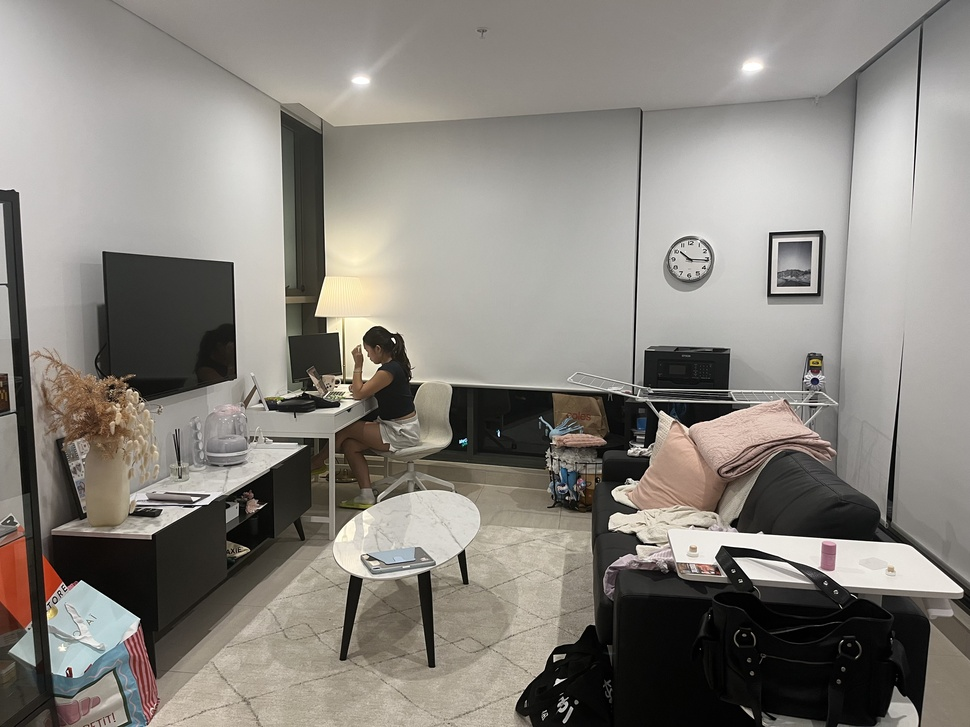
#> input picture testImgs/IMG_5248.JPG, 970 x 727 px, shrunk from 4032 x 3024 before the run, given in place of the camera
$ python test1.py
#> lines starting #> are read from the running program, lines starting #| are printed output that depends on the picture; after the words box and inside, x2 and y2 are one past the last pixel; in counts of white or black regions, pixels touching at a corner belong together
# periphery_mask_webcam.py
# pip install opencv-python

import cv2
import numpy as np

# ---- Fixed trapezium (normalized 0..1) ----
TRAP = dict(
    cx=0.5,      # horizontal center of trapezium
    y_top=0.25,  # top edge (fraction from top)
    y_bot=1,  # bottom edge (must be > y_top)
    w_top=0.25,  # width fraction at top
    w_bot=1,  # width fraction at bottom
)

def clamp(v, lo, hi):
    return max(lo, min(hi, v))

def trap_points(h, w, p=TRAP):
    cx = p["cx"] * w
    y_top = p["y_top"] * h
    y_bot = p["y_bot"] * h
    half_top = 0.5 * p["w_top"] * w
    half_bot = 0.5 * p["w_bot"] * w
    tl = (int(clamp(cx - half_top, 0, w-1)), int(clamp(y_top, 0, h-1)))
    tr = (int(clamp(cx + half_top, 0, w-1)), int(clamp(y_top, 0, h-1)))
    br = (int(clamp(cx + half_bot, 0, w-1)), int(clamp(y_bot, 0, h-1)))
    bl = (int(clamp(cx - half_bot, 0, w-1)), int(clamp(y_bot, 0, h-1)))
    return np.array([tl, tr, br, bl], dtype=np.int32)

def mask_trapezium_out(frame, poly, blackout_alpha=0.75):
    """Return two views:
       1) overlay_view: frame with the trapezium darkened (masked out)
       2) periphery_only: everything outside the trapezium, inside is removed
    """
    h, w = frame.shape[:2]
    # Binary mask where trapezium == 255 (inside), outside == 0
    trap_mask = np.zeros((h, w), dtype=np.uint8)
    cv2.fillPoly(trap_mask, [poly], 255)

    # ---- 1) Darken the trapezium region on the original frame
    overlay = frame.copy()
    black = np.zeros_like(frame)
    # Blend only inside the trapezium
    mask_3 = cv2.merge([trap_mask, trap_mask, trap_mask]) / 255.0
    overlay = (frame * (1 - mask_3 * blackout_alpha) + black * (mask_3 * blackout_alpha)).astype(np.uint8)

    # Draw a border for clarity
    cv2.polylines(overlay, [poly], isClosed=True, color=(0, 0, 0), thickness=2)

    # ---- 2) Periphery-only view (keep outside, remove inside)
    periphery_mask = cv2.bitwise_not(trap_mask)  # 255 outside, 0 inside
    periphery_only = cv2.bitwise_and(frame, frame, mask=periphery_mask)

    return overlay, periphery_only

def main():
    cap = cv2.VideoCapture(0)
    if not cap.isOpened():
        # Try a secondary index (some laptops use 1)
        cap = cv2.VideoCapture(1)
        if not cap.isOpened():
            raise RuntimeError("Cannot open webcam.")

    while True:
        ok, frame = cap.read()
#> frame is the input picture: shape (727, 970, 3); mean B, G, R 125.3, 131.7, 135.9
        if not ok:
            break

        h, w = frame.shape[:2]
        poly = trap_points(h, w)
        overlay, periphery = mask_trapezium_out(frame, poly, blackout_alpha=0.75)
#> in mask_trapezium_out, `cv2.fillPoly(trap_mask, [poly], 255)`:
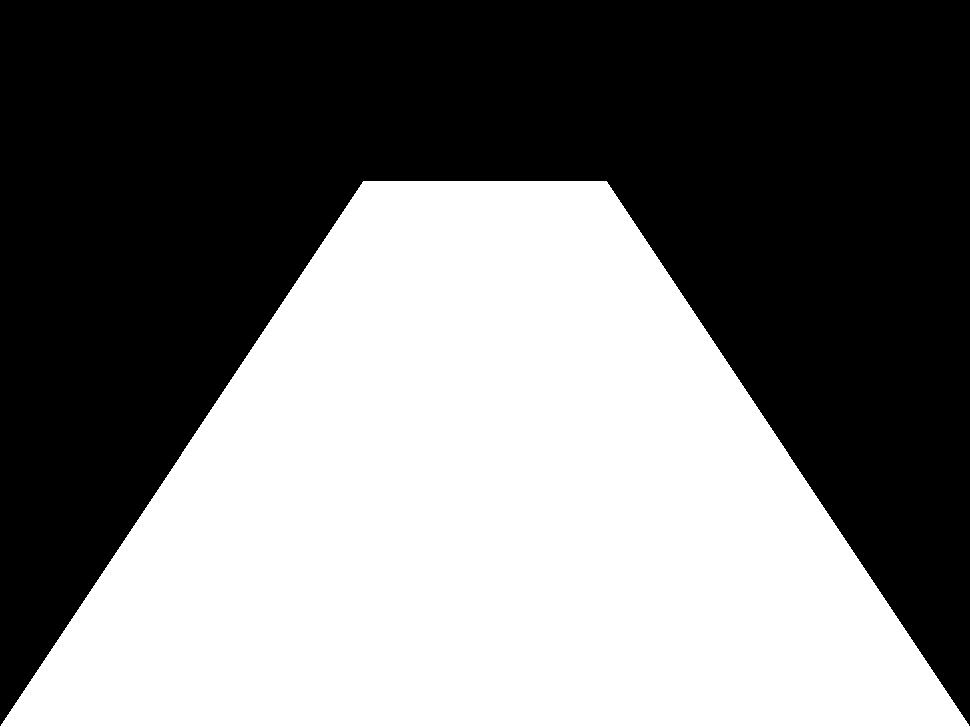
#> trap_mask: shape (727, 970); 47% white; 1 white region, box (x1, y1, x2, y2) and area: (0, 181, 970, 727) 331422
#> in mask_trapezium_out, `overlay = (frame * (1 - mask_3 * blackout_alpha) + black * (mask_3 * b..`:
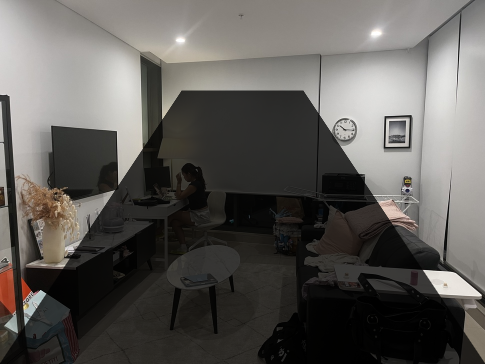
#> overlay: shape (727, 970, 3) (shown at 1/2 size); mean B, G, R 87.5, 91, 93.6
#> in mask_trapezium_out, `cv2.polylines(overlay, [poly], isClosed=True, color=(0, 0, 0), thickne..`:
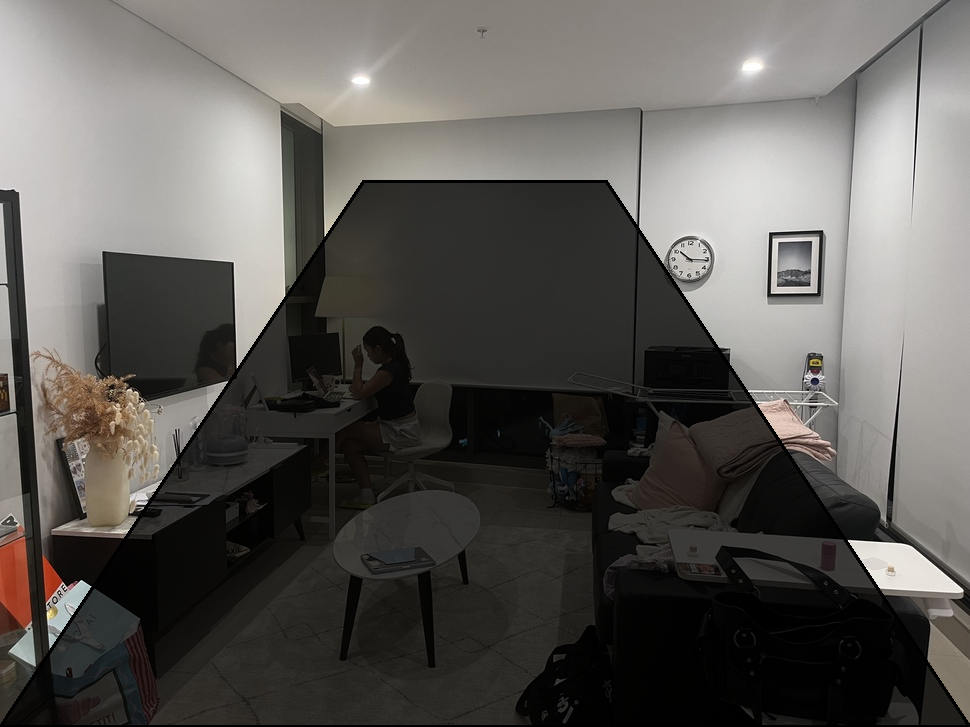
#> overlay: shape (727, 970, 3); 0.98% of pixels changed, all inside (x1, y1, x2, y2) = (0, 180, 970, 727)
#> in mask_trapezium_out, `periphery_only = cv2.bitwise_and(frame, frame, mask=periphery_mask)`:
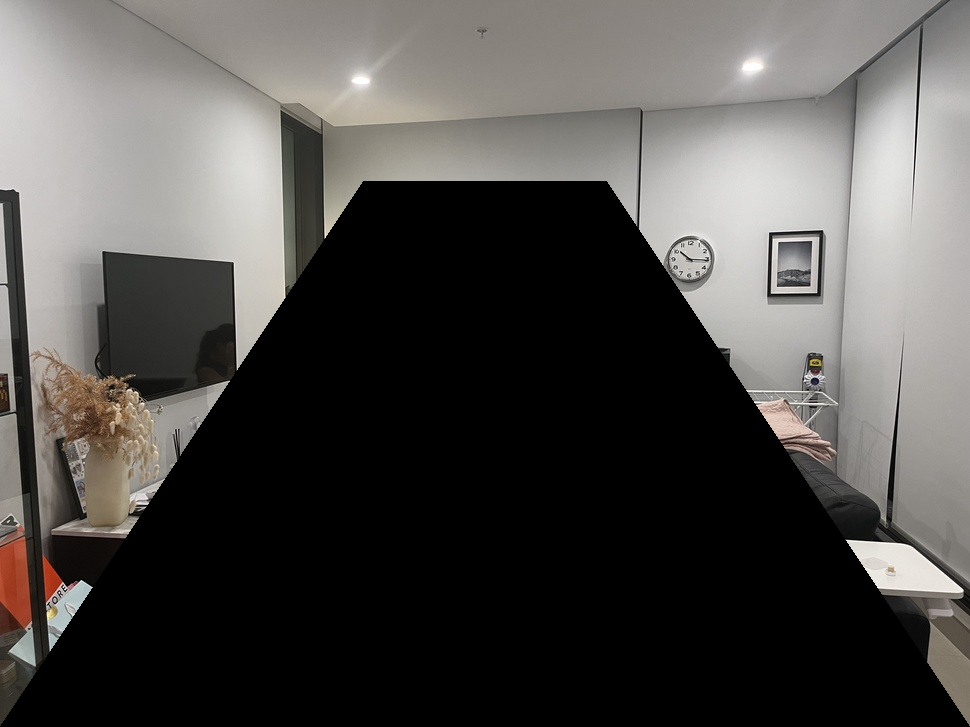
#> periphery_only: shape (727, 970, 3); mean B, G, R 75.2, 77.7, 79.8

        cv2.imshow("Frame (Trapezium masked out)", overlay)
        cv2.imshow("Periphery only (outside trapezium)", periphery)

        # Quit with ESC or q
        key = cv2.waitKey(1) & 0xFF
#> (key q is pressed here)
        if key in (27, ord('q'), ord('Q')):
            break

    cap.release()
    cv2.destroyAllWindows()

if __name__ == "__main__":
    main()

$ run again, on testImgs/IMG_5249.JPG
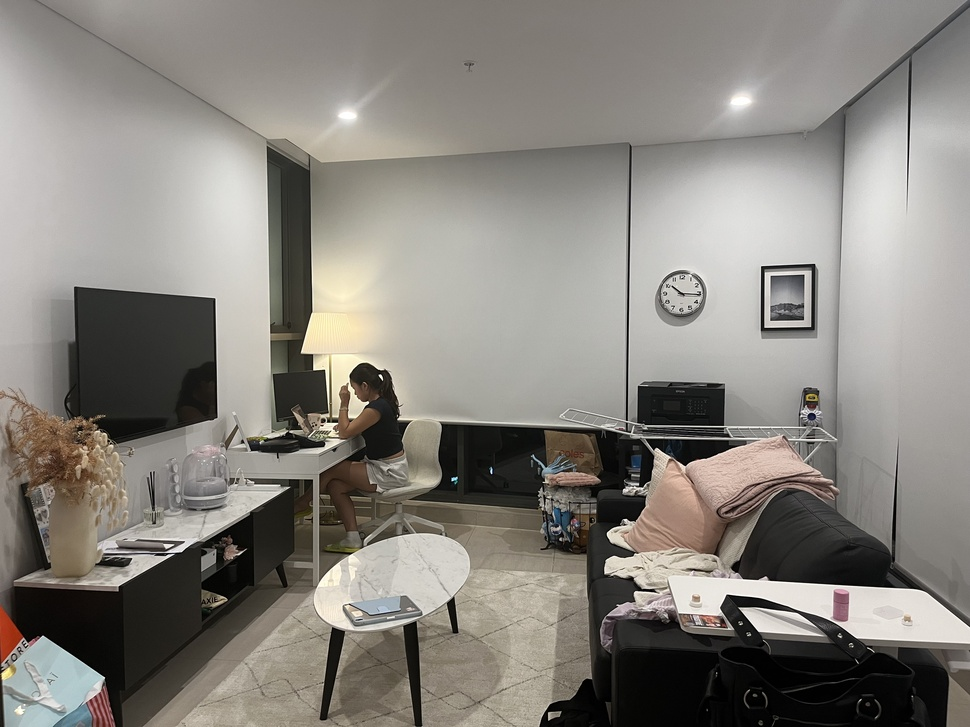
#> input picture testImgs/IMG_5249.JPG, 970 x 727 px, shrunk from 4032 x 3024 before the run, given in place of the camera
#> in main, frame is the input picture: shape (727, 970, 3); mean B, G, R 125.4, 131.6, 135.5
#> trap_mask: shape (727, 970); 47% white; 1 white region, box (x1, y1, x2, y2) and area: (0, 181, 970, 727) 331422
#> in mask_trapezium_out, `cv2.polylines(overlay, [poly], isClosed=True, color=(0, 0, 0), thickne..`:
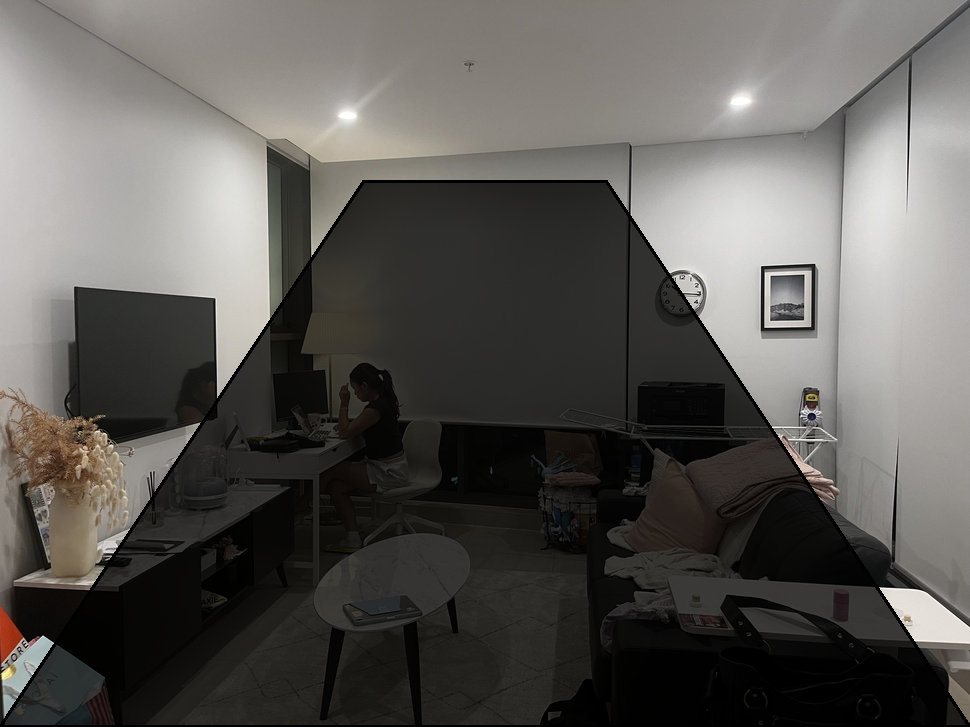
#> overlay: shape (727, 970, 3); mean B, G, R 86.6, 90, 92.3
#> in mask_trapezium_out, `periphery_only = cv2.bitwise_and(frame, frame, mask=periphery_mask)`:
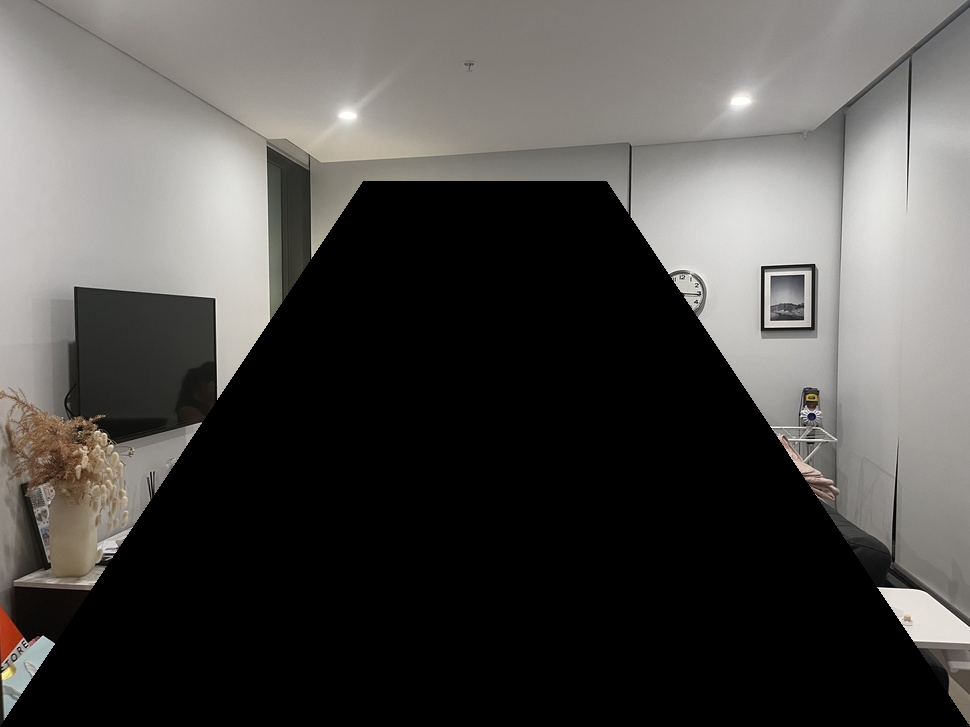
#> periphery_only: shape (727, 970, 3); mean B, G, R 74.6, 77.1, 78.9

$ run again, on testImgs/IMG_5250.JPG
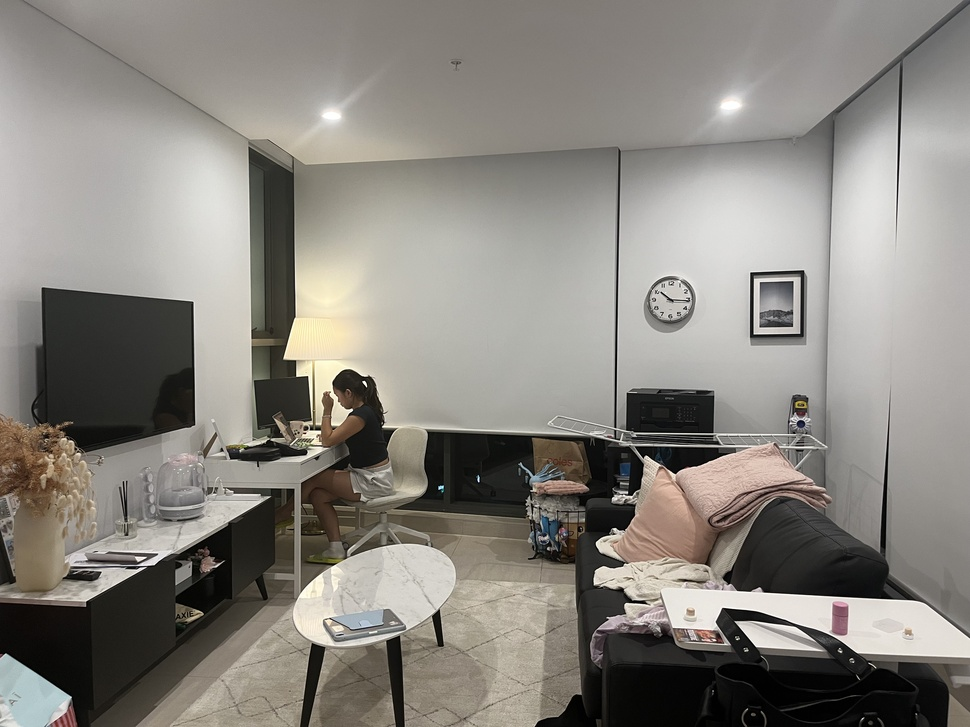
#> input picture testImgs/IMG_5250.JPG, 970 x 727 px, shrunk from 4032 x 3024 before the run, given in place of the camera
#> in main, frame is the input picture: shape (727, 970, 3); mean B, G, R 126.8, 133.2, 136.9
#> trap_mask: shape (727, 970); 47% white; 1 white region, box (x1, y1, x2, y2) and area: (0, 181, 970, 727) 331422
#> in mask_trapezium_out, `cv2.polylines(overlay, [poly], isClosed=True, color=(0, 0, 0), thickne..`:
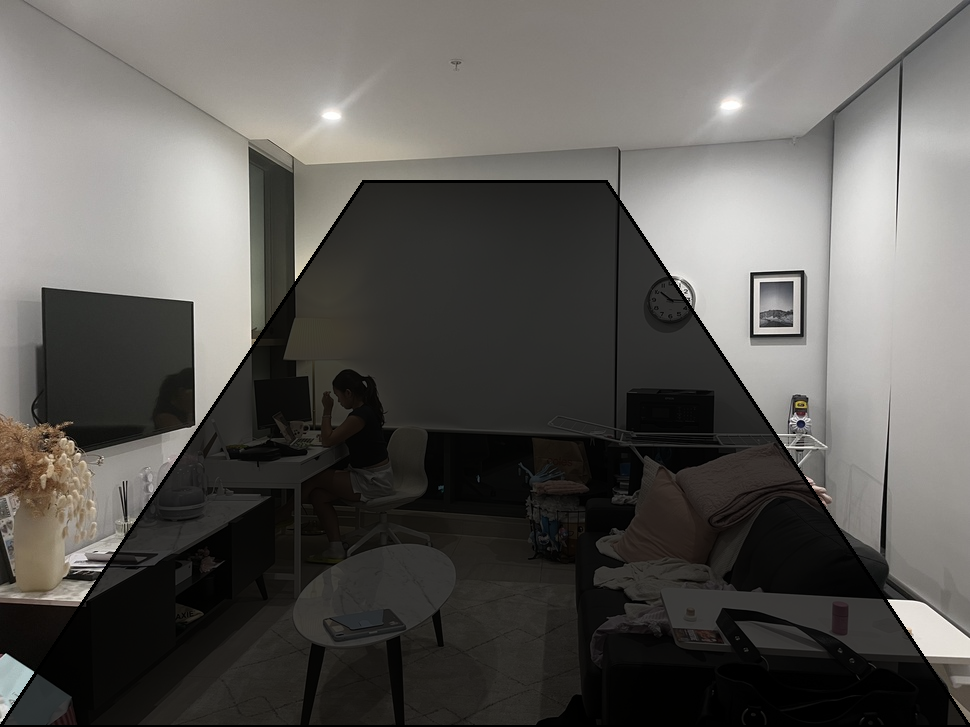
#> overlay: shape (727, 970, 3); mean B, G, R 87.1, 90.6, 92.7
#> in mask_trapezium_out, `periphery_only = cv2.bitwise_and(frame, frame, mask=periphery_mask)`:
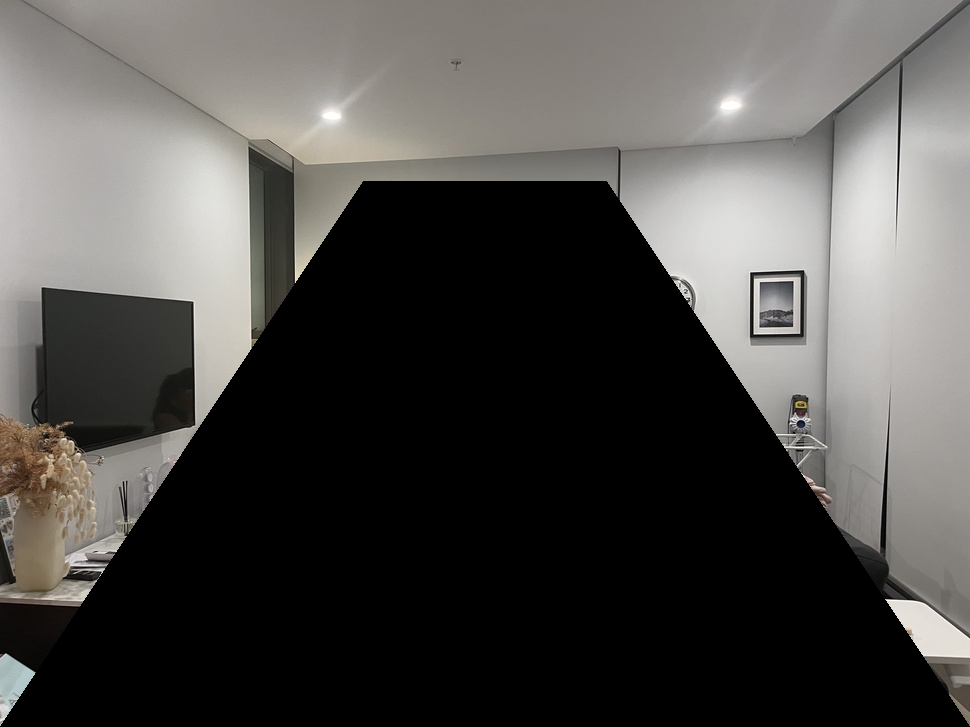
#> periphery_only: shape (727, 970, 3); mean B, G, R 74.8, 77.3, 79
